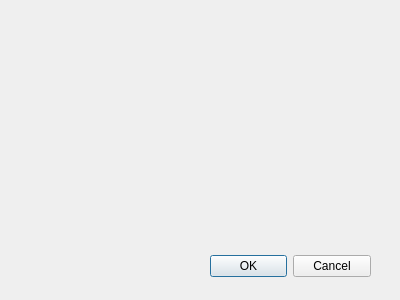
<?xml version="1.0" encoding="UTF-8"?>
<ui version="4.0">
 <class>ChoseImage</class>
 <widget class="QDialog" name="ChoseImage">
  <property name="geometry">
   <rect>
    <x>0</x>
    <y>0</y>
    <width>400</width>
    <height>300</height>
   </rect>
  </property>
  <property name="windowTitle">
   <string>选择图片</string>
  </property>
  <widget class="QDialogButtonBox" name="buttonBox">
   <property name="geometry">
    <rect>
     <x>210</x>
     <y>250</y>
     <width>161</width>
     <height>32</height>
    </rect>
   </property>
   <property name="orientation">
    <enum>Qt::Horizontal</enum>
   </property>
   <property name="standardButtons">
    <set>QDialogButtonBox::Cancel|QDialogButtonBox::Ok</set>
   </property>
  </widget>
  <widget class="QLabel" name="label">
   <property name="geometry">
    <rect>
     <x>150</x>
     <y>30</y>
     <width>241</width>
     <height>161</height>
    </rect>
   </property>
   <property name="text">
    <string/>
   </property>
   <property name="alignment">
    <set>Qt::AlignCenter</set>
   </property>
  </widget>
 </widget>
 <resources/>
 <connections>
  <connection>
   <sender>buttonBox</sender>
   <signal>accepted()</signal>
   <receiver>ChoseImage</receiver>
   <slot>accept()</slot>
   <hints>
    <hint type="sourcelabel">
     <x>248</x>
     <y>254</y>
    </hint>
    <hint type="destinationlabel">
     <x>157</x>
     <y>274</y>
    </hint>
   </hints>
  </connection>
  <connection>
   <sender>buttonBox</sender>
   <signal>rejected()</signal>
   <receiver>ChoseImage</receiver>
   <slot>reject()</slot>
   <hints>
    <hint type="sourcelabel">
     <x>316</x>
     <y>260</y>
    </hint>
    <hint type="destinationlabel">
     <x>286</x>
     <y>274</y>
    </hint>
   </hints>
  </connection>
 </connections>
</ui>
